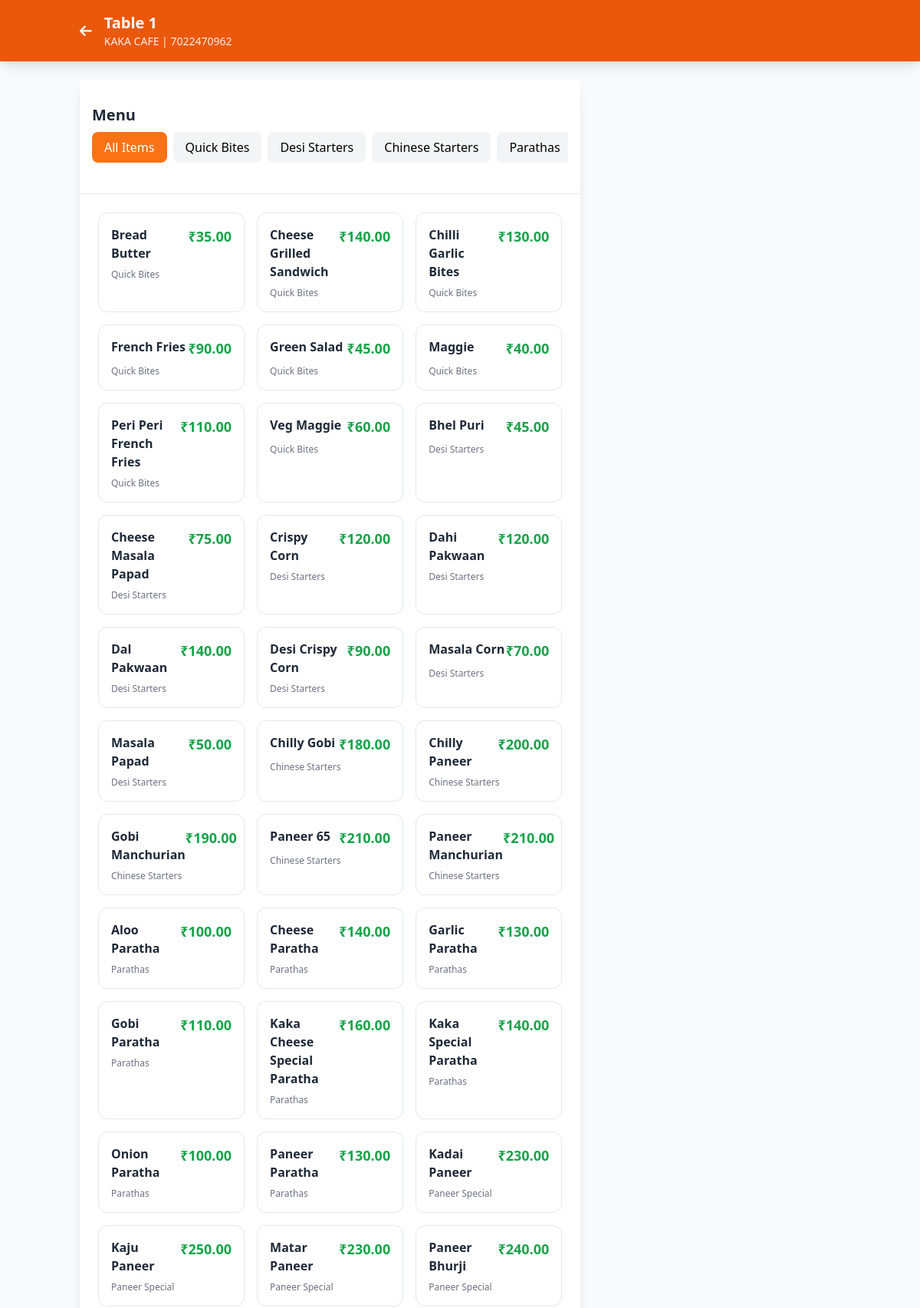
Page /table/9/ (upper part) on the committed database.
### pos/models.py (models this page shows, shortened)
class Table(models.Model):
    table_number = models.CharField(max_length=10, unique=True)
    table_name = models.CharField(max_length=50, blank=True)
    capacity = models.IntegerField(default=4)
    status = models.CharField(max_length=20, default='available',
                             choices=[('available', 'Available'),
                                     ('occupied', 'Occupied')])

class Restaurant(models.Model):
    name = models.CharField(max_length=200, default="KAKA CAFE")
    address = models.TextField(default="Bangalore")
    phone = models.CharField(max_length=20, default="7022470962")
    email = models.EmailField(default="contact@kakacafe.com")
    gstin = models.CharField(max_length=15, blank=True)
    logo = models.ImageField(upload_to='logos/', blank=True)

class Category(models.Model):
    name = models.CharField(max_length=100)
    display_order = models.IntegerField(default=0)
    class Meta:
        ordering = ['display_order']
        verbose_name_plural = "Categories"

class MenuItem(models.Model):
    category = models.ForeignKey(Category, on_delete=models.CASCADE, related_name='menuitems')
    name = models.CharField(max_length=200)
    description = models.TextField(blank=True)
    price = models.DecimalField(max_digits=10, decimal_places=2)
    is_available = models.BooleanField(default=True)
    class Meta:
        ordering = ['category__display_order', 'name']

### pos/views.py (the view)
# urls.py: path('table/<int:table_id>/', views.table_detail, name='table_detail'),
def table_detail(request, table_id):
    table = get_object_or_404(Table, id=table_id)
    order = Order.objects.filter(table=table, status='active').first()
    categories = Category.objects.all()
    context = {
        'table': table,
        'order': order,
        'categories': categories,
    }
    return render(request, 'pos/table_detail.html', context)

### pos/context_processors.py (called while the page is built)
def restaurant_info(request):
    restaurant = Restaurant.objects.first()
    return {
        'restaurant': restaurant if restaurant else Restaurant(),
        'now': '2024-01-10',  # You can replace with actual datetime
    }

### templates/pos/table_detail.html (shortened to what this page needs)
<!DOCTYPE html>
<html lang="en">
<head>
    <script src="https://cdn.tailwindcss.com"></script>
    <link rel="stylesheet" href="https://cdnjs.cloudflare.com/ajax/libs/font-awesome/6.4.0/css/all.min.css">
</head>
<body class="bg-gray-50">
    <header class="bg-orange-600 text-white shadow-lg">
        <div class="container mx-auto px-4 py-4">
            <div class="flex justify-between items-center">
                <div class="flex items-center space-x-4">
                    <a href="{% url 'home' %}" class="text-white hover:text-gray-200">
                        <i class="fas fa-arrow-left text-lg"></i>
                    </a>
                    <div>
                        <h1 class="text-xl font-bold">Table {{ table.table_number }}</h1>
                        <p class="text-sm opacity-90">{{ restaurant.name }} | {{ restaurant.phone }}</p>
                    </div>
                </div>
            </div>
        </div>
    </header>
    <main class="container mx-auto px-4 py-6">
        <div class="grid grid-cols-1 lg:grid-cols-3 gap-6">
            <div class="lg:col-span-2">
                <div class="bg-white rounded-xl shadow-lg">
                    <div class="sticky-categories border-b">
                        <div class="p-4">
                            <h2 class="text-xl font-bold text-gray-800 mb-2">Menu</h2>
                            <div class="flex space-x-2 overflow-x-auto pb-2">
                                <button class="category-tab px-4 py-2 rounded-lg font-medium whitespace-nowrap bg-orange-500 text-white"
                                        onclick="scrollToCategory('all')">
                                    All Items
                                </button>
                                {% for category in categories %}
                                <button class="category-tab px-4 py-2 rounded-lg font-medium whitespace-nowrap bg-gray-100 hover:bg-gray-200"
                                        onclick="scrollToCategory('{{ category.id }}')"
                                        id="tab-{{ category.id }}">
                                    {{ category.name }}
                                </button>
                                {% endfor %}
                            </div>
                        </div>
                    </div>
                    <div class="p-6" id="menu-container">
                        <div id="all-items" class="category-section">
                            <div class="grid grid-cols-1 md:grid-cols-2 lg:grid-cols-3 gap-4">
                                {% for category in categories %}
                                {% for item in category.menuitems.all %}
                                {% if item.is_available %}
                                <div class="menu-item-card border border-gray-200 rounded-xl p-4 category-{{ category.id }}"
                                     onclick="addItemToOrder({{ item.id }})">
                                    <div class="flex justify-between items-start mb-2">
                                        <div>
                                            <h3 class="font-bold text-gray-800">{{ item.name }}</h3>
                                        </div>
                                        <span class="text-lg font-bold text-green-600">₹{{ item.price }}</span>
                                    </div>
                                    <div class="text-xs text-gray-500">{{ category.name }}</div>
                                </div>
                                {% endif %}
                                {% endfor %}
                                {% endfor %}
                            </div>
                        </div>
                    </div>
                </div>
            </div>
            <div class="lg:col-span-1">
            </div>
        </div>
    </main>
</body>
</html>

### templates/pos/table_detail.html (style rules this page uses)
.menu-item-card { cursor: pointer; transition: all 0.2s ease; }
.category-section { scroll-margin-top: 80px; }
.sticky-categories { position: sticky; top: 0; z-index: 10; background: white; padding: 1rem 0; }

### rows in the picture
Table: table_number "1"
Restaurant: name "KAKA CAFE", phone "7022470962"
Category: name "Quick Bites"
Category: name "Desi Starters"
Category: name "Chinese Starters"
Category: name "Parathas"
MenuItem: name "Bread Butter", price "35.00"
MenuItem: name "Cheese Grilled Sandwich", price "140.00"
MenuItem: name "Chilli Garlic Bites", price "130.00"
MenuItem: name "French Fries", price "90.00"
MenuItem: name "Green Salad", price "45.00"
MenuItem: name "Maggie", price "40.00"
MenuItem: name "Peri Peri French Fries", price "110.00"
MenuItem: name "Veg Maggie", price "60.00"
MenuItem: name "Bhel Puri", price "45.00"
MenuItem: name "Cheese Masala Papad", price "75.00"
MenuItem: name "Crispy Corn", price "120.00"
MenuItem: name "Dahi Pakwaan", price "120.00"
MenuItem: name "Dal Pakwaan", price "140.00"
MenuItem: name "Desi Crispy Corn", price "90.00"
MenuItem: name "Masala Corn", price "70.00"
MenuItem: name "Masala Papad", price "50.00"
MenuItem: name "Chilly Gobi", price "180.00"
MenuItem: name "Chilly Paneer", price "200.00"
MenuItem: name "Gobi Manchurian", price "190.00"
MenuItem: name "Paneer 65", price "210.00"
MenuItem: name "Paneer Manchurian", price "210.00"
MenuItem: name "Aloo Paratha", price "100.00"
MenuItem: name "Cheese Paratha", price "140.00"
MenuItem: name "Garlic Paratha", price "130.00"
MenuItem: name "Gobi Paratha", price "110.00"
MenuItem: name "Kaka Cheese Special Paratha", price "160.00"
MenuItem: name "Kaka Special Paratha", price "140.00"
MenuItem: name "Onion Paratha", price "100.00"
MenuItem: name "Paneer Paratha", price "130.00"
Category: name "Paneer Special"
MenuItem: name "Kadai Paneer", price "230.00"
MenuItem: name "Kaju Paneer", price "250.00"
MenuItem: name "Matar Paneer", price "230.00"
MenuItem: name "Paneer Bhurji", price "240.00"
